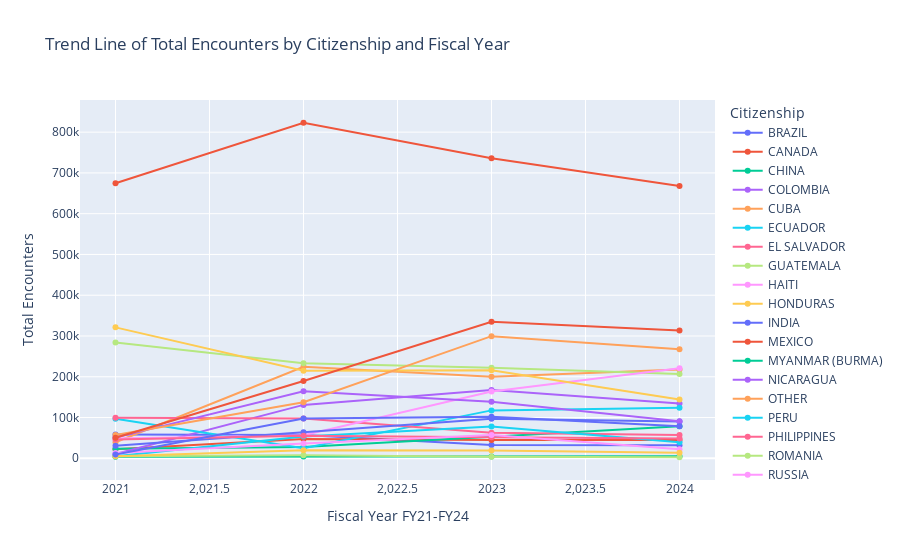

Notebook code for this chart:
### Code cell
# Create visualization of data over time for the Sum of Encounter Count by Citizenship and Fiscal Year. Add interactive table with plotly. Add trend line to the table.
fig = px.line(citizenship_by_fiscal_year.reset_index().melt(id_vars='Citizenship', var_name='Fiscal Year', value_name='Encounter Count'),
              x='Fiscal Year', y='Encounter Count', color='Citizenship',
              title='Trend Line of Total Encounters by Citizenship and Fiscal Year',
              labels={'Encounter Count': 'Total Encounters', 'Citizenship': 'Citizenship'})
fig.update_traces(mode='lines+markers')
fig.update_layout(yaxis_title='Total Encounters', xaxis_title='Fiscal Year FY21-FY24')
fig.show()

### Figure 1 — Plotly figure (JSON) as saved in the notebook; plotly's stock layout.template omitted (floating-point values rounded to 4 significant figures)
{"data": [{"hovertemplate": "Citizenship=BRAZIL<br>Fiscal Year=%{x}<br>Total Encounters=%{y}<extra></extra>", "legendgroup": "BRAZIL", "line": {"color": "#636efa", "dash": "solid"}, "marker": {"symbol": "circle"}, "mode": "lines+markers", "name": "BRAZIL", "orientation": "v", "showlegend": true, "type": "scatter", "x": [2021, 2022, 2023, 2024], "xaxis": "x", "y": [58059, 57021, 32492, 32130], "yaxis": "y"}, {"hovertemplate": "Citizenship=CANADA<br>Fiscal Year=%{x}<br>Total Encounters=%{y}<extra></extra>", "legendgroup": "CANADA", "line": {"color": "#EF553B", "dash": "solid"}, "marker": {"symbol": "circle"}, "mode": "lines+markers", "name": "CANADA", "orientation": "v", "showlegend": true, "type": "scatter", "x": [2021, 2022, 2023, 2024], "xaxis": "x", "y": [22371, 47126, 44700, 45045], "yaxis": "y"}, {"hovertemplate": "Citizenship=CHINA<br>Fiscal Year=%{x}<br>Total Encounters=%{y}<extra></extra>", "legendgroup": "CHINA", "line": {"color": "#00cc96", "dash": "solid"}, "marker": {"symbol": "circle"}, "mode": "lines+markers", "name": "CHINA", "orientation": "v", "showlegend": true, "type": "scatter", "x": [2021, 2022, 2023, 2024], "xaxis": "x", "y": [23471, 27756, 52700, 78701], "yaxis": "y"}, {"hovertemplate": "Citizenship=COLOMBIA<br>Fiscal Year=%{x}<br>Total Encounters=%{y}<extra></extra>", "legendgroup": "COLOMBIA", "line": {"color": "#ab63fa", "dash": "solid"}, "marker": {"symbol": "circle"}, "mode": "lines+markers", "name": "COLOMBIA", "orientation": "v", "showlegend": true, "type": "scatter", "x": [2021, 2022, 2023, 2024], "xaxis": "x", "y": [10495, 130971, 167388, 134676], "yaxis": "y"}, {"hovertemplate": "Citizenship=CUBA<br>Fiscal Year=%{x}<br>Total Encounters=%{y}<extra></extra>", "legendgroup": "CUBA", "line": {"color": "#FFA15A", "dash": "solid"}, "marker": {"symbol": "circle"}, "mode": "lines+markers", "name": "CUBA", "orientation": "v", "showlegend": true, "type": "scatter", "x": [2021, 2022, 2023, 2024], "xaxis": "x", "y": [39303, 224607, 200287, 217615], "yaxis": "y"}, {"hovertemplate": "Citizenship=ECUADOR<br>Fiscal Year=%{x}<br>Total Encounters=%{y}<extra></extra>", "legendgroup": "ECUADOR", "line": {"color": "#19d3f3", "dash": "solid"}, "marker": {"symbol": "circle"}, "mode": "lines+markers", "name": "ECUADOR", "orientation": "v", "showlegend": true, "type": "scatter", "x": [2021, 2022, 2023, 2024], "xaxis": "x", "y": [97074, 24936, 117487, 124023], "yaxis": "y"}, {"hovertemplate": "Citizenship=EL SALVADOR<br>Fiscal Year=%{x}<br>Total Encounters=%{y}<extra></extra>", "legendgroup": "EL SALVADOR", "line": {"color": "#FF6692", "dash": "solid"}, "marker": {"symbol": "circle"}, "mode": "lines+markers", "name": "EL SALVADOR", "orientation": "v", "showlegend": true, "type": "scatter", "x": [2021, 2022, 2023, 2024], "xaxis": "x", "y": [99463, 97797, 62846, 57207], "yaxis": "y"}, {"hovertemplate": "Citizenship=GUATEMALA<br>Fiscal Year=%{x}<br>Total Encounters=%{y}<extra></extra>", "legendgroup": "GUATEMALA", "line": {"color": "#B6E880", "dash": "solid"}, "marker": {"symbol": "circle"}, "mode": "lines+markers", "name": "GUATEMALA", "orientation": "v", "showlegend": true, "type": "scatter", "x": [2021, 2022, 2023, 2024], "xaxis": "x", "y": [284291, 233061, 221849, 206971], "yaxis": "y"}, {"hovertemplate": "Citizenship=HAITI<br>Fiscal Year=%{x}<br>Total Encounters=%{y}<extra></extra>", "legendgroup": "HAITI", "line": {"color": "#FF97FF", "dash": "solid"}, "marker": {"symbol": "circle"}, "mode": "lines+markers", "name": "HAITI", "orientation": "v", "showlegend": true, "type": "scatter", "x": [2021, 2022, 2023, 2024], "xaxis": "x", "y": [48727, 56596, 163781, 220798], "yaxis": "y"}, {"hovertemplate": "Citizenship=HONDURAS<br>Fiscal Year=%{x}<br>Total Encounters=%{y}<extra></extra>", "legendgroup": "HONDURAS", "line": {"color": "#FECB52", "dash": "solid"}, "marker": {"symbol": "circle"}, "mode": "lines+markers", "name": "HONDURAS", "orientation": "v", "showlegend": true, "type": "scatter", "x": [2021, 2022, 2023, 2024], "xaxis": "x", "y": [321149, 214975, 216028, 144373], "yaxis": "y"}, {"hovertemplate": "Citizenship=INDIA<br>Fiscal Year=%{x}<br>Total Encounters=%{y}<extra></extra>", "legendgroup": "INDIA", "line": {"color": "#636efa", "dash": "solid"}, "marker": {"symbol": "circle"}, "mode": "lines+markers", "name": "INDIA", "orientation": "v", "showlegend": true, "type": "scatter", "x": [2021, 2022, 2023, 2024], "xaxis": "x", "y": [30662, 63927, 96917, 90415], "yaxis": "y"}, {"hovertemplate": "Citizenship=MEXICO<br>Fiscal Year=%{x}<br>Total Encounters=%{y}<extra></extra>", "legendgroup": "MEXICO", "line": {"color": "#EF553B", "dash": "solid"}, "marker": {"symbol": "circle"}, "mode": "lines+markers", "name": "MEXICO", "orientation": "v", "showlegend": true, "type": "scatter", "x": [2021, 2022, 2023, 2024], "xaxis": "x", "y": [674739, 823057, 735937, 668088], "yaxis": "y"}, {"hovertemplate": "Citizenship=MYANMAR (BURMA)<br>Fiscal Year=%{x}<br>Total Encounters=%{y}<extra></extra>", "legendgroup": "MYANMAR (BURMA)", "line": {"color": "#00cc96", "dash": "solid"}, "marker": {"symbol": "circle"}, "mode": "lines+markers", "name": "MYANMAR (BURMA)", "orientation": "v", "showlegend": true, "type": "scatter", "x": [2021, 2022, 2023, 2024], "xaxis": "x", "y": [3841, 4470, 4257, 5004], "yaxis": "y"}, {"hovertemplate": "Citizenship=NICARAGUA<br>Fiscal Year=%{x}<br>Total Encounters=%{y}<extra></extra>", "legendgroup": "NICARAGUA", "line": {"color": "#ab63fa", "dash": "solid"}, "marker": {"symbol": "circle"}, "mode": "lines+markers", "name": "NICARAGUA", "orientation": "v", "showlegend": true, "type": "scatter", "x": [2021, 2022, 2023, 2024], "xaxis": "x", "y": [50722, 164600, 138729, 91049], "yaxis": "y"}, {"hovertemplate": "Citizenship=OTHER<br>Fiscal Year=%{x}<br>Total Encounters=%{y}<extra></extra>", "legendgroup": "OTHER", "line": {"color": "#FFA15A", "dash": "solid"}, "marker": {"symbol": "circle"}, "mode": "lines+markers", "name": "OTHER", "orientation": "v", "showlegend": true, "type": "scatter", "x": [2021, 2022, 2023, 2024], "xaxis": "x", "y": [57357, 137328, 299575, 267575], "yaxis": "y"}, {"hovertemplate": "Citizenship=PERU<br>Fiscal Year=%{x}<br>Total Encounters=%{y}<extra></extra>", "legendgroup": "PERU", "line": {"color": "#19d3f3", "dash": "solid"}, "marker": {"symbol": "circle"}, "mode": "lines+markers", "name": "PERU", "orientation": "v", "showlegend": true, "type": "scatter", "x": [2021, 2022, 2023, 2024], "xaxis": "x", "y": [5177, 53188, 78202, 39200], "yaxis": "y"}, {"hovertemplate": "Citizenship=PHILIPPINES<br>Fiscal Year=%{x}<br>Total Encounters=%{y}<extra></extra>", "legendgroup": "PHILIPPINES", "line": {"color": "#FF6692", "dash": "solid"}, "marker": {"symbol": "circle"}, "mode": "lines+markers", "name": "PHILIPPINES", "orientation": "v", "showlegend": true, "type": "scatter", "x": [2021, 2022, 2023, 2024], "xaxis": "x", "y": [46353, 55117, 51399, 48421], "yaxis": "y"}, {"hovertemplate": "Citizenship=ROMANIA<br>Fiscal Year=%{x}<br>Total Encounters=%{y}<extra></extra>", "legendgroup": "ROMANIA", "line": {"color": "#B6E880", "dash": "solid"}, "marker": {"symbol": "circle"}, "mode": "lines+markers", "name": "ROMANIA", "orientation": "v", "showlegend": true, "type": "scatter", "x": [2021, 2022, 2023, 2024], "xaxis": "x", "y": [5159, 7411, 3692, 2548], "yaxis": "y"}, {"hovertemplate": "Citizenship=RUSSIA<br>Fiscal Year=%{x}<br>Total Encounters=%{y}<extra></extra>", "legendgroup": "RUSSIA", "line": {"color": "#FF97FF", "dash": "solid"}, "marker": {"symbol": "circle"}, "mode": "lines+markers", "name": "RUSSIA", "orientation": "v", "showlegend": true, "type": "scatter", "x": [2021, 2022, 2023, 2024], "xaxis": "x", "y": [13240, 36271, 57163, 21891], "yaxis": "y"}, {"hovertemplate": "Citizenship=TURKEY<br>Fiscal Year=%{x}<br>Total Encounters=%{y}<extra></extra>", "legendgroup": "TURKEY", "line": {"color": "#FECB52", "dash": "solid"}, "marker": {"symbol": "circle"}, "mode": "lines+markers", "name": "TURKEY", "orientation": "v", "showlegend": true, "type": "scatter", "x": [2021, 2022, 2023, 2024], "xaxis": "x", "y": [4989, 19470, 18986, 13311], "yaxis": "y"}, {"hovertemplate": "Citizenship=UKRAINE<br>Fiscal Year=%{x}<br>Total Encounters=%{y}<extra></extra>", "legendgroup": "UKRAINE", "line": {"color": "#636efa", "dash": "solid"}, "marker": {"symbol": "circle"}, "mode": "lines+markers", "name": "UKRAINE", "orientation": "v", "showlegend": true, "type": "scatter", "x": [2021, 2022, 2023, 2024], "xaxis": "x", "y": [9378, 97377, 101815, 78605], "yaxis": "y"}, {"hovertemplate": "Citizenship=VENEZUELA<br>Fiscal Year=%{x}<br>Total Encounters=%{y}<extra></extra>", "legendgroup": "VENEZUELA", "line": {"color": "#EF553B", "dash": "solid"}, "marker": {"symbol": "circle"}, "mode": "lines+markers", "name": "VENEZUELA", "orientation": "v", "showlegend": true, "type": "scatter", "x": [2021, 2022, 2023, 2024], "xaxis": "x", "y": [50499, 189520, 334914, 313496], "yaxis": "y"}], "layout": {"legend": {"title": {"text": "Citizenship"}, "tracegroupgap": 0}, "title": {"text": "Trend Line of Total Encounters by Citizenship and Fiscal Year"}, "xaxis": {"anchor": "y", "domain": [0, 1], "title": {"text": "Fiscal Year FY21-FY24"}}, "yaxis": {"anchor": "x", "domain": [0, 1], "title": {"text": "Total Encounters"}}}}
